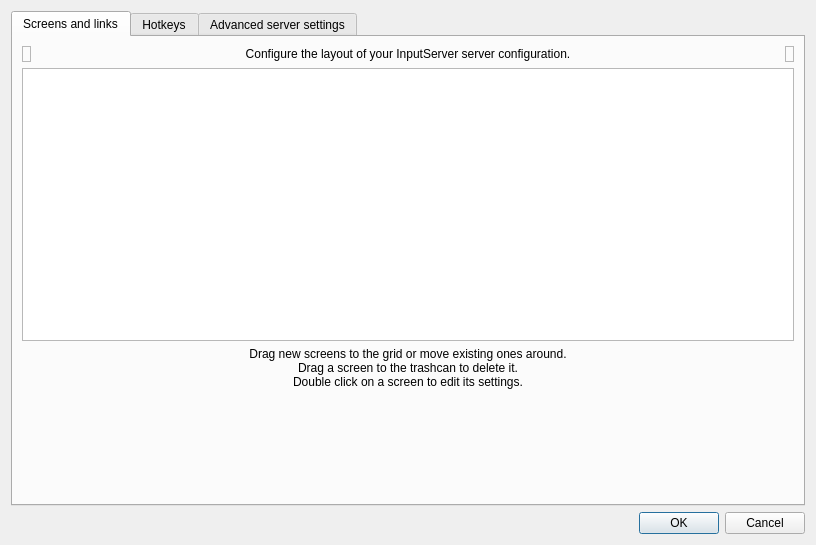
<?xml version="1.0" encoding="UTF-8"?>
<ui version="4.0">
 <class>ServerConfigDialog</class>
 <widget class="QDialog" name="ServerConfigDialog">
  <property name="geometry">
   <rect>
    <x>0</x>
    <y>0</y>
    <width>816</width>
    <height>545</height>
   </rect>
  </property>
  <property name="windowTitle">
   <string>Server Configuration</string>
  </property>
  <layout class="QVBoxLayout">
   <item>
    <widget class="QTabWidget" name="m_pTabWidget">
     <widget class="QWidget" name="m_pTabScreens">
      <attribute name="title">
       <string>Screens and links</string>
      </attribute>
      <layout class="QVBoxLayout">
       <item>
        <layout class="QHBoxLayout">
         <item>
          <widget class="TrashScreenWidget" name="m_pTrashScreenWidget">
           <property name="acceptDrops">
            <bool>true</bool>
           </property>
           <property name="toolTip">
            <string>Drag a screen from the grid to the trashcan to remove it.</string>
           </property>
           <property name="frameShape">
            <enum>QFrame::StyledPanel</enum>
           </property>
           <property name="frameShadow">
            <enum>QFrame::Raised</enum>
           </property>
           <property name="text">
            <string/>
           </property>
           <property name="pixmap">
            <pixmap resource="../res/InputLeap.qrc">:/res/icons/64x64/user-trash.png</pixmap>
           </property>
          </widget>
         </item>
         <item>
          <widget class="QLabel" name="label_2">
           <property name="sizePolicy">
            <sizepolicy hsizetype="Preferred" vsizetype="Preferred">
             <horstretch>1</horstretch>
             <verstretch>0</verstretch>
            </sizepolicy>
           </property>
           <property name="text">
            <string>Configure the layout of your InputServer server configuration.</string>
           </property>
           <property name="alignment">
            <set>Qt::AlignCenter</set>
           </property>
           <property name="wordWrap">
            <bool>true</bool>
           </property>
          </widget>
         </item>
         <item>
          <widget class="NewScreenWidget" name="m_pLabelNewScreenWidget">
           <property name="toolTip">
            <string>Drag this button to the grid to add a new screen.</string>
           </property>
           <property name="frameShape">
            <enum>QFrame::StyledPanel</enum>
           </property>
           <property name="frameShadow">
            <enum>QFrame::Raised</enum>
           </property>
           <property name="text">
            <string/>
           </property>
           <property name="pixmap">
            <pixmap resource="../res/InputLeap.qrc">:/res/icons/64x64/video-display.png</pixmap>
           </property>
          </widget>
         </item>
        </layout>
       </item>
       <item>
        <widget class="ScreenSetupView" name="m_pScreenSetupView">
         <property name="minimumSize">
          <size>
           <width>0</width>
           <height>273</height>
          </size>
         </property>
         <property name="maximumSize">
          <size>
           <width>16777215</width>
           <height>273</height>
          </size>
         </property>
         <property name="acceptDrops">
          <bool>true</bool>
         </property>
         <property name="autoFillBackground">
          <bool>false</bool>
         </property>
         <property name="frameShape">
          <enum>QFrame::StyledPanel</enum>
         </property>
         <property name="frameShadow">
          <enum>QFrame::Sunken</enum>
         </property>
        </widget>
       </item>
       <item>
        <widget class="QLabel" name="label_3">
         <property name="sizePolicy">
          <sizepolicy hsizetype="Preferred" vsizetype="Preferred">
           <horstretch>1</horstretch>
           <verstretch>0</verstretch>
          </sizepolicy>
         </property>
         <property name="text">
          <string>Drag new screens to the grid or move existing ones around.
Drag a screen to the trashcan to delete it.
Double click on a screen to edit its settings.</string>
         </property>
         <property name="alignment">
          <set>Qt::AlignCenter</set>
         </property>
         <property name="wordWrap">
          <bool>true</bool>
         </property>
        </widget>
       </item>
       <item>
        <spacer>
         <property name="orientation">
          <enum>Qt::Vertical</enum>
         </property>
         <property name="sizeHint" stdset="0">
          <size>
           <width>20</width>
           <height>40</height>
          </size>
         </property>
        </spacer>
       </item>
      </layout>
     </widget>
     <widget class="QWidget" name="m_pTabHotkeys">
      <attribute name="title">
       <string>Hotkeys</string>
      </attribute>
      <layout class="QHBoxLayout">
       <item>
        <widget class="QGroupBox" name="groupBox">
         <property name="title">
          <string>&amp;Hotkeys</string>
         </property>
         <layout class="QGridLayout">
          <item row="0" column="0" rowspan="4">
           <widget class="QListWidget" name="m_pListHotkeys"/>
          </item>
          <item row="0" column="1">
           <widget class="QPushButton" name="m_pButtonNewHotkey">
            <property name="enabled">
             <bool>true</bool>
            </property>
            <property name="text">
             <string>&amp;New</string>
            </property>
           </widget>
          </item>
          <item row="1" column="1">
           <widget class="QPushButton" name="m_pButtonEditHotkey">
            <property name="enabled">
             <bool>false</bool>
            </property>
            <property name="text">
             <string>&amp;Edit</string>
            </property>
           </widget>
          </item>
          <item row="2" column="1">
           <widget class="QPushButton" name="m_pButtonRemoveHotkey">
            <property name="enabled">
             <bool>false</bool>
            </property>
            <property name="text">
             <string>&amp;Remove</string>
            </property>
           </widget>
          </item>
          <item row="3" column="1">
           <spacer>
            <property name="orientation">
             <enum>Qt::Vertical</enum>
            </property>
            <property name="sizeHint" stdset="0">
             <size>
              <width>75</width>
              <height>161</height>
             </size>
            </property>
           </spacer>
          </item>
         </layout>
        </widget>
       </item>
       <item>
        <widget class="QGroupBox" name="groupBox_2">
         <property name="title">
          <string>A&amp;ctions</string>
         </property>
         <layout class="QGridLayout">
          <item row="0" column="0" rowspan="4">
           <widget class="QListWidget" name="m_pListActions"/>
          </item>
          <item row="0" column="1">
           <widget class="QPushButton" name="m_pButtonNewAction">
            <property name="enabled">
             <bool>false</bool>
            </property>
            <property name="text">
             <string>Ne&amp;w</string>
            </property>
           </widget>
          </item>
          <item row="1" column="1">
           <widget class="QPushButton" name="m_pButtonEditAction">
            <property name="enabled">
             <bool>false</bool>
            </property>
            <property name="text">
             <string>E&amp;dit</string>
            </property>
           </widget>
          </item>
          <item row="2" column="1">
           <widget class="QPushButton" name="m_pButtonRemoveAction">
            <property name="enabled">
             <bool>false</bool>
            </property>
            <property name="text">
             <string>Re&amp;move</string>
            </property>
           </widget>
          </item>
          <item row="3" column="1">
           <spacer>
            <property name="orientation">
             <enum>Qt::Vertical</enum>
            </property>
            <property name="sizeHint" stdset="0">
             <size>
              <width>20</width>
              <height>40</height>
             </size>
            </property>
           </spacer>
          </item>
         </layout>
        </widget>
       </item>
      </layout>
     </widget>
     <widget class="QWidget" name="m_pTabAdvanced">
      <attribute name="title">
       <string>Advanced server settings</string>
      </attribute>
      <layout class="QGridLayout">
       <item row="0" column="0">
        <widget class="QGroupBox" name="m_pGroupSwitch">
         <property name="title">
          <string>&amp;Switch</string>
         </property>
         <layout class="QVBoxLayout">
          <item>
           <layout class="QHBoxLayout">
            <item>
             <widget class="QCheckBox" name="m_pCheckBoxSwitchDelay">
              <property name="enabled">
               <bool>true</bool>
              </property>
              <property name="text">
               <string>Switch &amp;after waiting</string>
              </property>
             </widget>
            </item>
            <item>
             <spacer>
              <property name="orientation">
               <enum>Qt::Horizontal</enum>
              </property>
              <property name="sizeHint" stdset="0">
               <size>
                <width>40</width>
                <height>20</height>
               </size>
              </property>
             </spacer>
            </item>
            <item>
             <widget class="QSpinBox" name="m_pSpinBoxSwitchDelay">
              <property name="enabled">
               <bool>false</bool>
              </property>
              <property name="minimum">
               <number>10</number>
              </property>
              <property name="maximum">
               <number>10000</number>
              </property>
              <property name="singleStep">
               <number>10</number>
              </property>
              <property name="value">
               <number>250</number>
              </property>
             </widget>
            </item>
            <item>
             <widget class="QLabel" name="m_pLabel_14">
              <property name="text">
               <string>ms</string>
              </property>
             </widget>
            </item>
           </layout>
          </item>
          <item>
           <layout class="QVBoxLayout">
            <item>
             <layout class="QHBoxLayout">
              <item>
               <widget class="QCheckBox" name="m_pCheckBoxSwitchDoubleTap">
                <property name="enabled">
                 <bool>true</bool>
                </property>
                <property name="text">
                 <string>Switch on double &amp;tap within</string>
                </property>
               </widget>
              </item>
              <item>
               <spacer>
                <property name="orientation">
                 <enum>Qt::Horizontal</enum>
                </property>
                <property name="sizeHint" stdset="0">
                 <size>
                  <width>40</width>
                  <height>20</height>
                 </size>
                </property>
               </spacer>
              </item>
              <item>
               <widget class="QSpinBox" name="m_pSpinBoxSwitchDoubleTap">
                <property name="enabled">
                 <bool>false</bool>
                </property>
                <property name="minimum">
                 <number>10</number>
                </property>
                <property name="maximum">
                 <number>10000</number>
                </property>
                <property name="singleStep">
                 <number>10</number>
                </property>
                <property name="value">
                 <number>250</number>
                </property>
               </widget>
              </item>
              <item>
               <widget class="QLabel" name="m_pLabel_15">
                <property name="text">
                 <string>ms</string>
                </property>
               </widget>
              </item>
             </layout>
            </item>
            <item>
             <widget class="QLabel" name="label_4">
              <property name="text">
               <string>Bump against the screen edge with the mouse pointer twice in quick succession.</string>
              </property>
              <property name="wordWrap">
               <bool>true</bool>
              </property>
             </widget>
            </item>
           </layout>
          </item>
          <item>
           <spacer>
            <property name="orientation">
             <enum>Qt::Vertical</enum>
            </property>
            <property name="sizeHint" stdset="0">
             <size>
              <width>20</width>
              <height>40</height>
             </size>
            </property>
           </spacer>
          </item>
         </layout>
        </widget>
       </item>
       <item row="0" column="1">
        <widget class="QGroupBox" name="m_pGroupOptions">
         <property name="title">
          <string>&amp;Options</string>
         </property>
         <layout class="QGridLayout">
          <item row="7" column="0">
           <widget class="QGroupBox" name="groupBox_3">
            <property name="title">
             <string/>
            </property>
            <layout class="QHBoxLayout" name="horizontalLayout">
             <item>
              <widget class="QLabel" name="m_pLabelSharingSize">
               <property name="text">
                <string>Max Clipboard sharing size</string>
               </property>
              </widget>
             </item>
             <item>
              <widget class="QSpinBox" name="m_pSpinBoxClipboardSizeLimit">
               <property name="sizePolicy">
                <sizepolicy hsizetype="Maximum" vsizetype="Fixed">
                 <horstretch>0</horstretch>
                 <verstretch>0</verstretch>
                </sizepolicy>
               </property>
               <property name="toolTip">
                <string>Clipboard sharing size in bytes</string>
               </property>
               <property name="toolTipDuration">
                <number>-3</number>
               </property>
               <property name="alignment">
                <set>Qt::AlignLeading|Qt::AlignLeft|Qt::AlignVCenter</set>
               </property>
               <property name="minimum">
                <number>1000000</number>
               </property>
               <property name="maximum">
                <number>100000000</number>
               </property>
               <property name="singleStep">
                <number>1000</number>
               </property>
               <property name="value">
                <number>3000000</number>
               </property>
              </widget>
             </item>
            </layout>
           </widget>
          </item>
          <item row="3" column="0">
           <widget class="QCheckBox" name="m_pCheckBoxWin32KeepForeground">
            <property name="enabled">
             <bool>true</bool>
            </property>
            <property name="text">
             <string>Don't take &amp;foreground window on Windows servers</string>
            </property>
           </widget>
          </item>
          <item row="1" column="0">
           <widget class="QCheckBox" name="m_pCheckBoxRelativeMouseMoves">
            <property name="enabled">
             <bool>true</bool>
            </property>
            <property name="text">
             <string>Use &amp;relative mouse moves</string>
            </property>
           </widget>
          </item>
          <item row="2" column="0">
           <widget class="QCheckBox" name="m_pCheckBoxScreenSaverSync">
            <property name="enabled">
             <bool>true</bool>
            </property>
            <property name="text">
             <string>S&amp;ynchronize screen savers</string>
            </property>
           </widget>
          </item>
          <item row="0" column="0">
           <layout class="QHBoxLayout">
            <item>
             <widget class="QCheckBox" name="m_pCheckBoxHeartbeat">
              <property name="enabled">
               <bool>true</bool>
              </property>
              <property name="text">
               <string>&amp;Check clients every</string>
              </property>
             </widget>
            </item>
            <item>
             <spacer>
              <property name="orientation">
               <enum>Qt::Horizontal</enum>
              </property>
              <property name="sizeHint" stdset="0">
               <size>
                <width>40</width>
                <height>20</height>
               </size>
              </property>
             </spacer>
            </item>
            <item>
             <widget class="QSpinBox" name="m_pSpinBoxHeartbeat">
              <property name="enabled">
               <bool>false</bool>
              </property>
              <property name="minimum">
               <number>1000</number>
              </property>
              <property name="maximum">
               <number>30000</number>
              </property>
              <property name="singleStep">
               <number>1000</number>
              </property>
              <property name="value">
               <number>5000</number>
              </property>
             </widget>
            </item>
            <item>
             <widget class="QLabel" name="m_pLabel_16">
              <property name="text">
               <string>ms</string>
              </property>
             </widget>
            </item>
           </layout>
          </item>
          <item row="9" column="0">
           <spacer>
            <property name="orientation">
             <enum>Qt::Vertical</enum>
            </property>
            <property name="sizeHint" stdset="0">
             <size>
              <width>20</width>
              <height>16</height>
             </size>
            </property>
           </spacer>
          </item>
          <item row="5" column="0">
           <widget class="QCheckBox" name="m_pCheckBoxEnableDragAndDrop">
            <property name="text">
             <string>Enable drag and drop file transfers</string>
            </property>
           </widget>
          </item>
          <item row="4" column="0">
           <widget class="QCheckBox" name="m_pCheckBoxIgnoreAutoConfigClient">
            <property name="text">
             <string>Ignore auto config clients</string>
            </property>
           </widget>
          </item>
          <item row="6" column="0">
           <widget class="QCheckBox" name="m_pCheckBoxEnableClipboard">
            <property name="text">
             <string>Enable clipboard sharing</string>
            </property>
            <property name="checked">
             <bool>true</bool>
            </property>
           </widget>
          </item>
         </layout>
        </widget>
       </item>
       <item row="1" column="0" colspan="2">
        <widget class="QGroupBox" name="m_pGroupSwitchCorners">
         <property name="title">
          <string>&amp;Dead corners</string>
         </property>
         <property name="checked">
          <bool>false</bool>
         </property>
         <layout class="QGridLayout">
          <item row="0" column="0" colspan="2">
           <widget class="QCheckBox" name="m_pCheckBoxCornerTopLeft">
            <property name="text">
             <string>To&amp;p-left</string>
            </property>
           </widget>
          </item>
          <item row="0" column="2" colspan="2">
           <widget class="QCheckBox" name="m_pCheckBoxCornerTopRight">
            <property name="text">
             <string>Top-rig&amp;ht</string>
            </property>
           </widget>
          </item>
          <item row="1" column="0" colspan="2">
           <widget class="QCheckBox" name="m_pCheckBoxCornerBottomLeft">
            <property name="text">
             <string>&amp;Bottom-left</string>
            </property>
           </widget>
          </item>
          <item row="1" column="2" colspan="2">
           <widget class="QCheckBox" name="m_pCheckBoxCornerBottomRight">
            <property name="text">
             <string>Bottom-ri&amp;ght</string>
            </property>
           </widget>
          </item>
          <item row="2" column="0">
           <spacer>
            <property name="orientation">
             <enum>Qt::Horizontal</enum>
            </property>
            <property name="sizeHint" stdset="0">
             <size>
              <width>40</width>
              <height>20</height>
             </size>
            </property>
           </spacer>
          </item>
          <item row="2" column="1" colspan="2">
           <layout class="QHBoxLayout">
            <item>
             <widget class="QLabel" name="label">
              <property name="text">
               <string>Cor&amp;ner Size:</string>
              </property>
              <property name="buddy">
               <cstring>m_pSpinBoxSwitchCornerSize</cstring>
              </property>
             </widget>
            </item>
            <item>
             <widget class="QSpinBox" name="m_pSpinBoxSwitchCornerSize">
              <property name="maximum">
               <number>9999</number>
              </property>
             </widget>
            </item>
           </layout>
          </item>
          <item row="2" column="3">
           <spacer>
            <property name="orientation">
             <enum>Qt::Horizontal</enum>
            </property>
            <property name="sizeHint" stdset="0">
             <size>
              <width>40</width>
              <height>20</height>
             </size>
            </property>
           </spacer>
          </item>
         </layout>
        </widget>
       </item>
       <item row="2" column="0">
        <spacer>
         <property name="orientation">
          <enum>Qt::Vertical</enum>
         </property>
         <property name="sizeHint" stdset="0">
          <size>
           <width>20</width>
           <height>40</height>
          </size>
         </property>
        </spacer>
       </item>
      </layout>
     </widget>
    </widget>
   </item>
   <item>
    <widget class="QDialogButtonBox" name="m_pButtonBox">
     <property name="orientation">
      <enum>Qt::Horizontal</enum>
     </property>
     <property name="standardButtons">
      <set>QDialogButtonBox::Cancel|QDialogButtonBox::Ok</set>
     </property>
    </widget>
   </item>
  </layout>
 </widget>
 <customwidgets>
  <customwidget>
   <class>ScreenSetupView</class>
   <extends>QTableView</extends>
   <header>ScreenSetupView.h</header>
   <container>1</container>
  </customwidget>
  <customwidget>
   <class>NewScreenWidget</class>
   <extends>QLabel</extends>
   <header>NewScreenWidget.h</header>
  </customwidget>
  <customwidget>
   <class>TrashScreenWidget</class>
   <extends>QLabel</extends>
   <header>TrashScreenWidget.h</header>
  </customwidget>
 </customwidgets>
 <resources>
  <include location="../res/InputLeap.qrc"/>
 </resources>
 <connections>
  <connection>
   <sender>m_pButtonBox</sender>
   <signal>accepted()</signal>
   <receiver>ServerConfigDialog</receiver>
   <slot>accept()</slot>
   <hints>
    <hint type="sourcelabel">
     <x>572</x>
     <y>424</y>
    </hint>
    <hint type="destinationlabel">
     <x>377</x>
     <y>-8</y>
    </hint>
   </hints>
  </connection>
  <connection>
   <sender>m_pButtonBox</sender>
   <signal>rejected()</signal>
   <receiver>ServerConfigDialog</receiver>
   <slot>reject()</slot>
   <hints>
    <hint type="sourcelabel">
     <x>641</x>
     <y>424</y>
    </hint>
    <hint type="destinationlabel">
     <x>595</x>
     <y>1</y>
    </hint>
   </hints>
  </connection>
  <connection>
   <sender>m_pCheckBoxSwitchDelay</sender>
   <signal>toggled(bool)</signal>
   <receiver>m_pSpinBoxSwitchDelay</receiver>
   <slot>setEnabled(bool)</slot>
   <hints>
    <hint type="sourcelabel">
     <x>110</x>
     <y>63</y>
    </hint>
    <hint type="destinationlabel">
     <x>110</x>
     <y>63</y>
    </hint>
   </hints>
  </connection>
  <connection>
   <sender>m_pCheckBoxSwitchDoubleTap</sender>
   <signal>toggled(bool)</signal>
   <receiver>m_pSpinBoxSwitchDoubleTap</receiver>
   <slot>setEnabled(bool)</slot>
   <hints>
    <hint type="sourcelabel">
     <x>110</x>
     <y>63</y>
    </hint>
    <hint type="destinationlabel">
     <x>110</x>
     <y>63</y>
    </hint>
   </hints>
  </connection>
  <connection>
   <sender>m_pCheckBoxHeartbeat</sender>
   <signal>toggled(bool)</signal>
   <receiver>m_pSpinBoxHeartbeat</receiver>
   <slot>setEnabled(bool)</slot>
   <hints>
    <hint type="sourcelabel">
     <x>110</x>
     <y>63</y>
    </hint>
    <hint type="destinationlabel">
     <x>110</x>
     <y>63</y>
    </hint>
   </hints>
  </connection>
  <connection>
   <sender>m_pListHotkeys</sender>
   <signal>itemDoubleClicked(QListWidgetItem*)</signal>
   <receiver>m_pButtonEditHotkey</receiver>
   <slot>click()</slot>
   <hints>
    <hint type="sourcelabel">
     <x>197</x>
     <y>115</y>
    </hint>
    <hint type="destinationlabel">
     <x>304</x>
     <y>115</y>
    </hint>
   </hints>
  </connection>
  <connection>
   <sender>m_pListActions</sender>
   <signal>itemDoubleClicked(QListWidgetItem*)</signal>
   <receiver>m_pButtonEditAction</receiver>
   <slot>click()</slot>
   <hints>
    <hint type="sourcelabel">
     <x>505</x>
     <y>120</y>
    </hint>
    <hint type="destinationlabel">
     <x>677</x>
     <y>118</y>
    </hint>
   </hints>
  </connection>
 </connections>
</ui>
